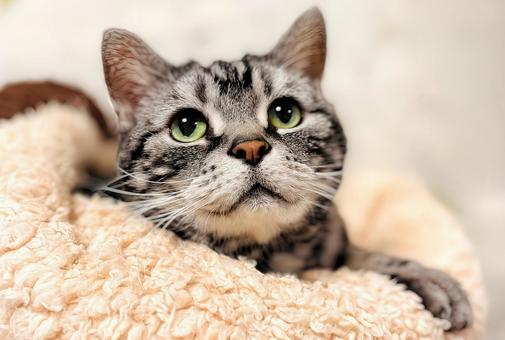
#> input picture Week1/Advika-250076-Week1/sample_image.jpg, 505 x 340 px
$ python edge_detection.py   (older library calls are emulated)
#> lines starting #> are read from the running program, lines starting #| are printed output that depends on the picture
import cv2
import numpy as np
import matplotlib.pyplot as plt

def detect_edges(image_path):

#> called with image_path = 'sample_image.jpg'
    img = cv2.imread(image_path, cv2.IMREAD_GRAYSCALE)
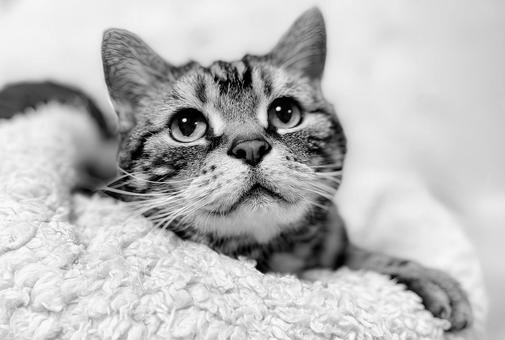
#> img: shape (340, 505); min 0, max 255, mean 187.5
    if img is None:
        print("Error: Image not found. Please ensure 'sample_image.jpg' is in the directory.")
        return


    grad_x = cv2.Sobel(img, cv2.CV_64F, 1, 0, ksize=3)
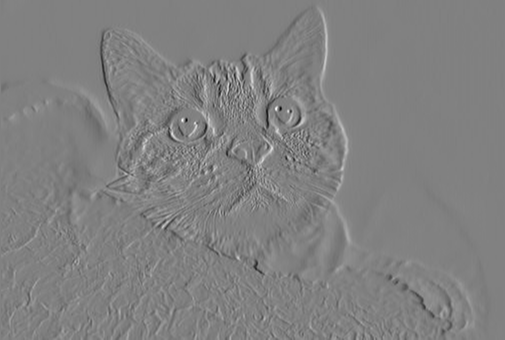
#> grad_x: shape (340, 505) float64; min -842, max 821, mean -0.2; drawn with min black and max white
    grad_y = cv2.Sobel(img, cv2.CV_64F, 0, 1, ksize=3)
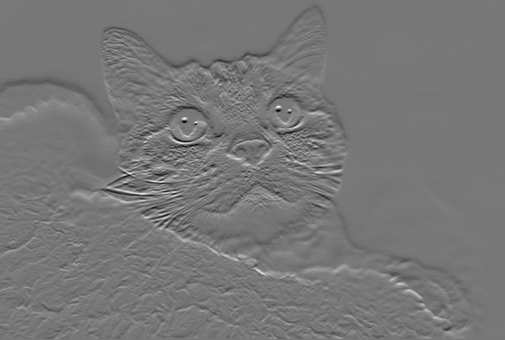
#> grad_y: shape (340, 505) float64; min -809, max 916, mean -0.5; drawn with min black and max white


    gradient_magnitude = cv2.magnitude(grad_x, grad_y)
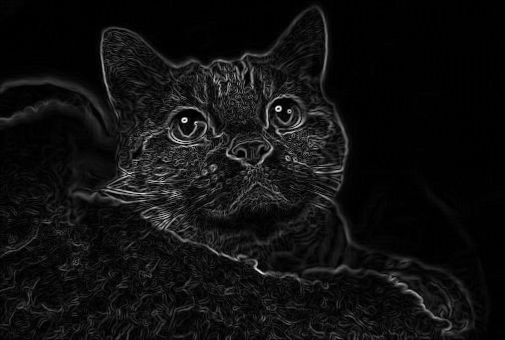
#> gradient_magnitude: shape (340, 505) float64; min 0, max 921.4, mean 58.9; drawn with min black and max white


    gradient_magnitude = cv2.normalize(
        gradient_magnitude, None, 0, 255, cv2.NORM_MINMAX, dtype=cv2.CV_8U
    )


    fig, axes = plt.subplots(1, 3, figsize=(15, 5))

    axes[0].imshow(img, cmap='gray')
    axes[0].set_title('Original Grayscale')
    axes[0].axis('off')

    axes[1].imshow(np.abs(grad_x), cmap='gray')
    axes[1].set_title('Vertical Edges (Sobel X)')
    axes[1].axis('off')

    axes[2].imshow(gradient_magnitude, cmap='gray')
    axes[2].set_title('Combined Edge Magnitude')
    axes[2].axis('off')

    plt.tight_layout()
    plt.show()
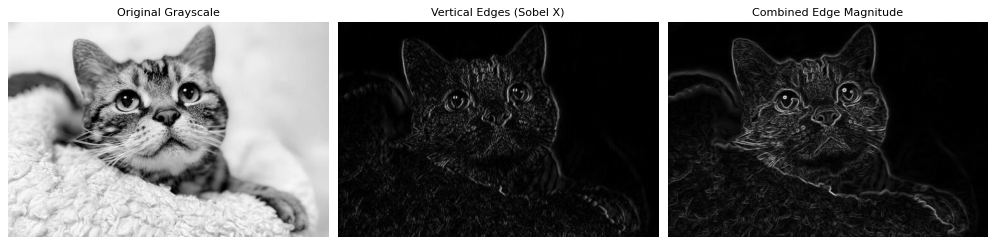
#> figure drawn by matplotlib, 3 panels

if __name__ == "__main__":
    # Run the function
    detect_edges('sample_image.jpg')
